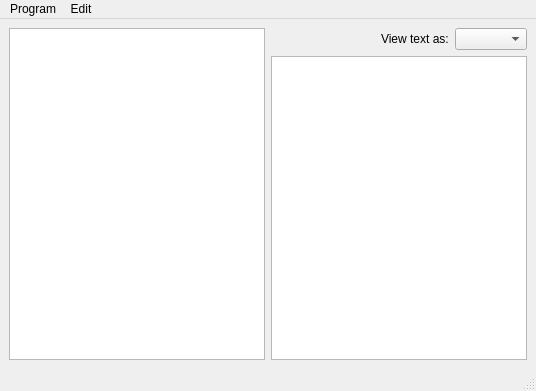
<?xml version="1.0" encoding="UTF-8"?>
<ui version="4.0">
 <class>Folio</class>
 <widget class="QMainWindow" name="Folio">
  <property name="geometry">
   <rect>
    <x>0</x>
    <y>0</y>
    <width>536</width>
    <height>391</height>
   </rect>
  </property>
  <property name="contextMenuPolicy">
   <enum>Qt::CustomContextMenu</enum>
  </property>
  <property name="windowTitle">
   <string>MainWindow</string>
  </property>
  <widget class="QWidget" name="centralwidget">
   <layout class="QHBoxLayout" name="horizontalLayout">
    <item>
     <widget class="FileManagerView" name="treeView">
      <property name="contextMenuPolicy">
       <enum>Qt::CustomContextMenu</enum>
      </property>
      <property name="editTriggers">
       <set>QAbstractItemView::EditKeyPressed</set>
      </property>
      <property name="uniformRowHeights">
       <bool>true</bool>
      </property>
      <property name="sortingEnabled">
       <bool>false</bool>
      </property>
      <property name="expandsOnDoubleClick">
       <bool>true</bool>
      </property>
     </widget>
    </item>
    <item>
     <layout class="QVBoxLayout" name="texteditwidget">
      <item>
       <layout class="QHBoxLayout" name="textformatwidget">
        <item>
         <spacer name="horizontalSpacer">
          <property name="orientation">
           <enum>Qt::Horizontal</enum>
          </property>
          <property name="sizeHint" stdset="0">
           <size>
            <width>40</width>
            <height>20</height>
           </size>
          </property>
         </spacer>
        </item>
        <item>
         <widget class="QLabel" name="textFormatLabel">
          <property name="text">
           <string>View text as:</string>
          </property>
         </widget>
        </item>
        <item>
         <widget class="QComboBox" name="textFormatComboBox">
          <property name="currentIndex">
           <number>-1</number>
          </property>
         </widget>
        </item>
       </layout>
      </item>
      <item>
       <widget class="QTextBrowser" name="textBrowser">
        <property name="font">
         <font>
          <pointsize>11</pointsize>
         </font>
        </property>
        <property name="lineWrapMode">
         <enum>QTextEdit::FixedColumnWidth</enum>
        </property>
        <property name="lineWrapColumnOrWidth">
         <number>80</number>
        </property>
        <property name="readOnly">
         <bool>true</bool>
        </property>
        <property name="overwriteMode">
         <bool>true</bool>
        </property>
        <property name="acceptRichText">
         <bool>false</bool>
        </property>
       </widget>
      </item>
     </layout>
    </item>
   </layout>
  </widget>
  <widget class="QMenuBar" name="menubar">
   <property name="geometry">
    <rect>
     <x>0</x>
     <y>0</y>
     <width>536</width>
     <height>22</height>
    </rect>
   </property>
   <widget class="QMenu" name="menuSettings">
    <property name="title">
     <string>Program</string>
    </property>
    <addaction name="actionSettings"/>
    <addaction name="actionExit"/>
   </widget>
   <widget class="QMenu" name="menuEdit">
    <property name="title">
     <string>Edit</string>
    </property>
    <addaction name="actionNew_Folder"/>
   </widget>
   <addaction name="menuSettings"/>
   <addaction name="menuEdit"/>
  </widget>
  <widget class="QStatusBar" name="statusbar"/>
  <action name="actionExit">
   <property name="text">
    <string>Exit</string>
   </property>
   <property name="shortcut">
    <string>Ctrl+Q</string>
   </property>
  </action>
  <action name="actionSettings">
   <property name="text">
    <string>Settings</string>
   </property>
  </action>
  <action name="actionNew_Folder">
   <property name="text">
    <string>New Folder</string>
   </property>
   <property name="toolTip">
    <string>Create a new folder</string>
   </property>
  </action>
 </widget>
 <customwidgets>
  <customwidget>
   <class>FileManagerView</class>
   <extends>QTreeView</extends>
   <header>file_manager_view.h</header>
  </customwidget>
 </customwidgets>
 <resources/>
 <connections/>
</ui>
